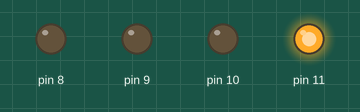
This sketch was run on a simulated Arduino Uno, built with avr-gcc and run on an emulated ATmega328P. Shown: output pins drawn as LEDs (lit = HIGH).

Above: at 0.05 s.
At 0.65 s:
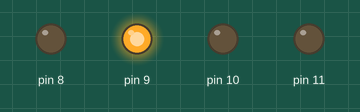
At 1.35 s:
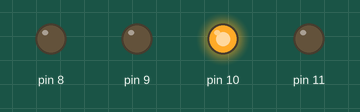
At 2.75 s:
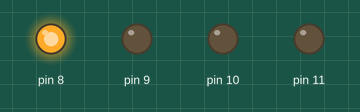
Timing chart, 0 to 3.0 s (numbered marks = the images above):
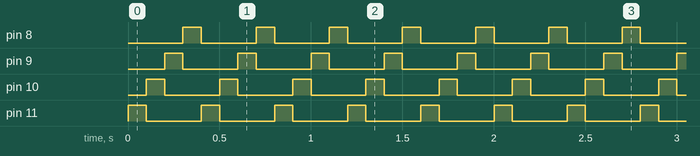

The sketch:

kara__im_ek_mblock.ino
```cpp
// generated by mBlock5 for <your product>
// codes make you happy

#include <Arduino.h>
#include <Wire.h>
#include <SoftwareSerial.h>

void _delay(float seconds) {
  long endTime = millis() + seconds * 1000;
  while(millis() < endTime) _loop();
}

void setup() {
  pinMode(11,OUTPUT);
  pinMode(10,OUTPUT);
  pinMode(9,OUTPUT);
  pinMode(8,OUTPUT);
  while(1) {
      digitalWrite(11,1);
      _delay(0.1);
      digitalWrite(11,0);
      digitalWrite(10,1);
      _delay(0.1);
      digitalWrite(10,0);
      digitalWrite(9,1);
      _delay(0.1);
      digitalWrite(9,0);
      digitalWrite(8,1);
      _delay(0.1);
      digitalWrite(8,0);

      _loop();
  }

}

void _loop() {
}

void loop() {
  _loop();
}
```

Measured:
- by itself, pin 8–11: alternates HIGH for 0.10 s and LOW for 0.30 s
